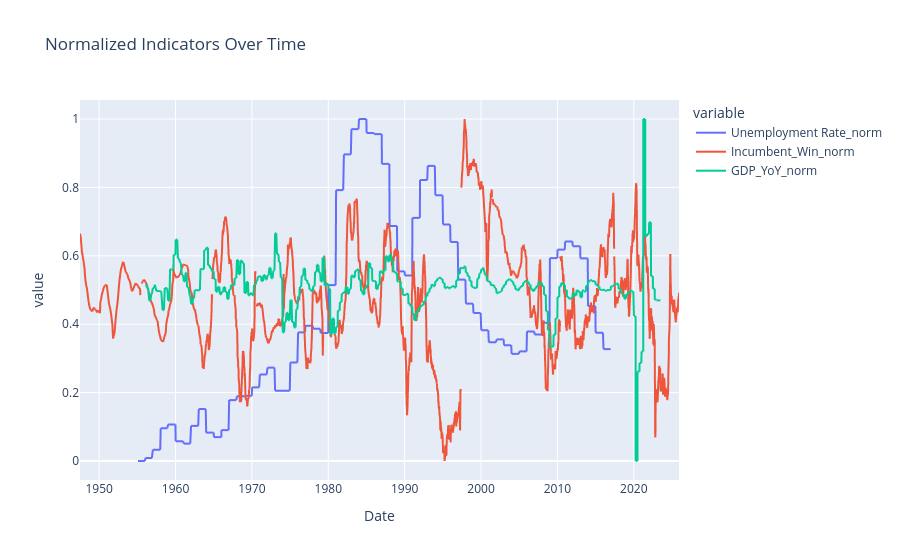

The notebook cell this image was saved under:
### Code cell
px.line(
    pdf_all,
    x="Date",
    y=[f"{c}_norm" for c in cols],
    title="Normalized Indicators Over Time"
)

### Figure 1 — Plotly figure (JSON) as saved in the notebook; plotly's stock layout.template omitted (floating-point values rounded to 4 significant figures; data arrays with more than 128 entries replaced by an {"elided": "..."} marker saying what was removed)
{"data": [{"hovertemplate": "variable=Unemployment Rate_norm<br>Date=%{x}<br>value=%{y}<extra></extra>", "legendgroup": "Unemployment Rate_norm", "line": {"color": "#636efa", "dash": "solid"}, "marker": {"symbol": "circle"}, "mode": "lines", "name": "Unemployment Rate_norm", "showlegend": true, "type": "scattergl", "x": {"elided": "5735 str values"}, "xaxis": "x", "y": {"elided": "5735 float values"}, "yaxis": "y"}, {"hovertemplate": "variable=Incumbent_Win_norm<br>Date=%{x}<br>value=%{y}<extra></extra>", "legendgroup": "Incumbent_Win_norm", "line": {"color": "#EF553B", "dash": "solid"}, "marker": {"symbol": "circle"}, "mode": "lines", "name": "Incumbent_Win_norm", "showlegend": true, "type": "scattergl", "x": {"elided": "5735 str values"}, "xaxis": "x", "y": {"elided": "5735 float values"}, "yaxis": "y"}, {"hovertemplate": "variable=GDP_YoY_norm<br>Date=%{x}<br>value=%{y}<extra></extra>", "legendgroup": "GDP_YoY_norm", "line": {"color": "#00cc96", "dash": "solid"}, "marker": {"symbol": "circle"}, "mode": "lines", "name": "GDP_YoY_norm", "showlegend": true, "type": "scattergl", "x": {"elided": "5735 str values"}, "xaxis": "x", "y": {"elided": "5735 float values"}, "yaxis": "y"}], "layout": {"legend": {"title": {"text": "variable"}, "tracegroupgap": 0}, "title": {"text": "Normalized Indicators Over Time"}, "xaxis": {"anchor": "y", "domain": [0, 1], "title": {"text": "Date"}}, "yaxis": {"anchor": "x", "domain": [0, 1], "title": {"text": "value"}}}}
